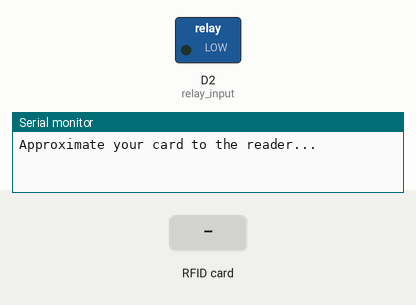
Recording of a sketch running on a simulated Adafruit Circuit Playground Express. On the bench: switched loads named in the sketch (green lamp = pin HIGH), the last lines printed to the serial monitor. Inputs (shaded band) come from the test bench.

Above: at 1.2 s.
1.3 s: RFID card 0B 45 26 83 held to the reader
At 2.5 s:
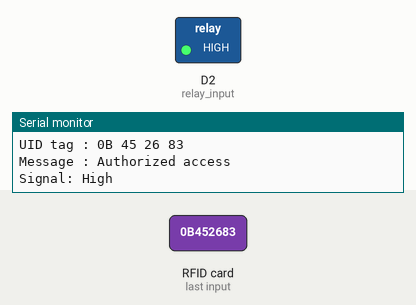
2.8 s: RFID card 5E 7A 19 C4 held to the reader
Timing chart, 0 to 5.8 s (numbered marks = the images above; inputs shaded):
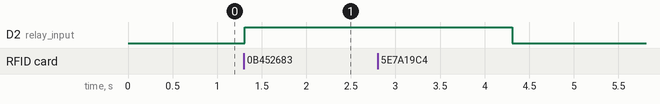

Measured:
- after the input at 1.3 s, D2 (relay_input): LOW → HIGH at once

The sketch:

sketch_may17a.ino
```cpp
#include <Adafruit_CircuitPlayground.h>
#include <Adafruit_Circuit_Playground.h>

/*
 *
 * All the resources for this project: http://randomnerdtutorials.com/
 * Modified by Rui Santos
 *
 * Created by FILIPEFLOP
 *
 */

#include <SPI.h>
#include <MFRC522.h>

#define SS_PIN 10
#define RST_PIN 9
MFRC522 mfrc522(SS_PIN, RST_PIN);   // Create MFRC522 instance.

int relay_input = 2;

void setup()
{
  Serial.begin(9600);   // Initiate a serial communication
  SPI.begin();      // Initiate  SPI bus
  mfrc522.PCD_Init();   // Initiate MFRC522
  Serial.println("Approximate your card to the reader...");
  Serial.println();

  pinMode(relay_input, OUTPUT);

}
void loop()
{
  // Look for new cards
  if ( ! mfrc522.PICC_IsNewCardPresent())
  {
    return;
  }
  // Select one of the cards
  if ( ! mfrc522.PICC_ReadCardSerial())
  {
    return;
  }
  //Show UID on serial monitor
  Serial.print("UID tag :");
  String content= "";
  byte letter;
  for (byte i = 0; i < mfrc522.uid.size; i++)
  {
     Serial.print(mfrc522.uid.uidByte[i] < 0x10 ? " 0" : " ");
     Serial.print(mfrc522.uid.uidByte[i], HEX);
     content.concat(String(mfrc522.uid.uidByte[i] < 0x10 ? " 0" : " "));
     content.concat(String(mfrc522.uid.uidByte[i], HEX));
  }
  Serial.println();
  Serial.print("Message : ");
  content.toUpperCase();
  if (content.substring(1) == "0B 45 26 83") //change here the UID of the card/cards that you want to give access
  {
    Serial.println("Authorized access");
    digitalWrite(relay_input, HIGH);
    Serial.println("Signal: High");
    delay(3000);
    digitalWrite(relay_input, LOW);
    Serial.println("Signal: LOW");
    Serial.println();

  }

 else   {
    Serial.println(" Access denied");
    delay(3000);
    Serial.println();
  }
}
```
